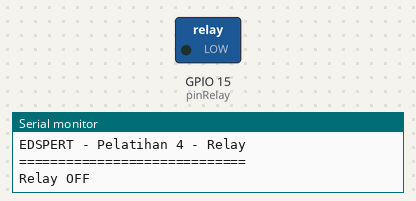
A sketch run on a simulated ESP32. Parts: switched loads named in the sketch (green lamp = pin HIGH), the last lines printed to the serial monitor.

Above: at 1.0 s.
At 3.0 s:
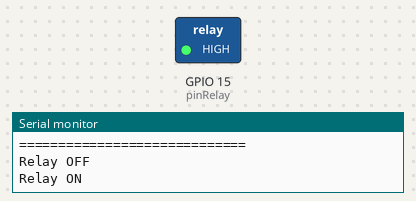
Timing chart, 0 to 5.2 s (numbered marks = the images above):
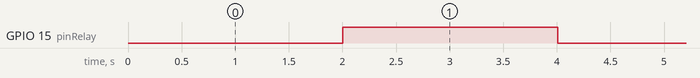

Measured:
- by itself, GPIO 15 (pinRelay): alternates HIGH for 2.0 s and LOW for 2.0 s

The sketch:

Relay.ino
```cpp
#define pinRelay 15

void setup() {
  // put your setup code here, to run once:
  pinMode(pinRelay,OUTPUT);
  Serial.begin(115200);
  Serial.println("Hello, ESP32!");
}

//NC dikoneksikan ketika ada kondisi dimana setelah tercapai sesuatu mati
//misalnya memanaskan air, membuat nasi etc..

void loop() {
  // put your main code here, to run repeatedly:
  Serial.println("=============================");
  Serial.println("EDSPERT - Pelatihan 4 - Relay");
  Serial.println("=============================");
  Serial.println("Relay OFF");
  digitalWrite(pinRelay, LOW);
  delay(2000);
  Serial.println("Relay ON");
  digitalWrite(pinRelay,HIGH);
  delay(2000); // this speeds up the simulation
}
```
